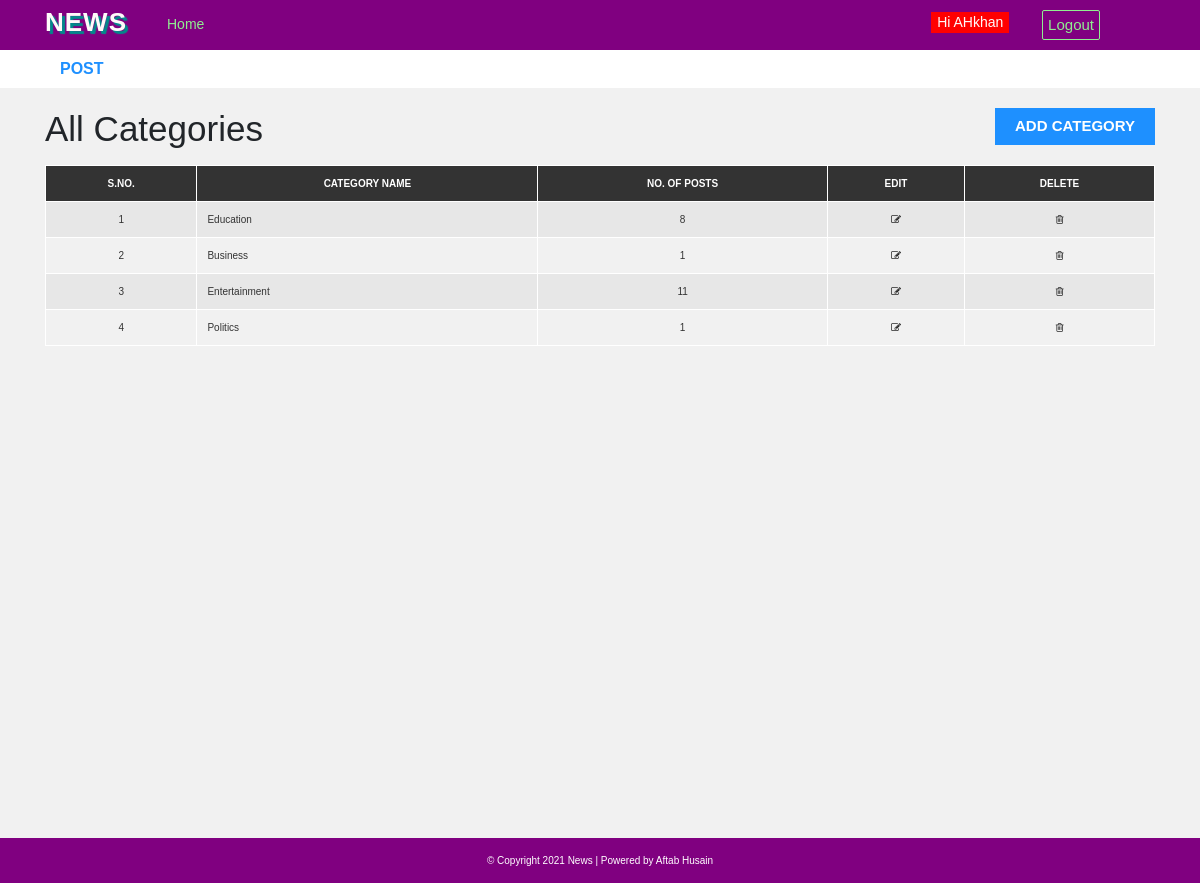
The page /admin/category.php (signed in) on the database its author committed.
### tables this page shows
CREATE TABLE `category` (
  `category_id` int(11) NOT NULL,
  `category_name` varchar(100) NOT NULL,
  `post` int(11) NOT NULL DEFAULT '0'
);

### admin/category.php (the view)
<?php include "header.php";
$sql="SELECT * FROM category";
$result=mysqli_query($conn,$sql);
$i=0;
if(mysqli_num_rows($result)>0){
?>
<div id="admin-content">
    <div class="container">
        <div class="row">
            <div class="col-md-10">
                <h1 class="admin-heading">All Categories</h1>
            </div>
            <div class="col-md-2">
                <a class="add-new" href="add-category.php">add category</a>
            </div>
            <div class="col-md-12">
                <table class="content-table">
                    <thead>
                        <th>S.No.</th>
                        <th>Category Name</th>
                        <th>No. of Posts</th>
                        <th>Edit</th>
                        <th>Delete</th>
                    </thead>
                    <tbody>
                        <?php
                       while($row=mysqli_fetch_assoc($result)){
                          $i=$i+1;
                        ?>
                        <tr>
                            <td><?php echo $i;?></td>
                            <td><?php echo $row['category_name'];?></td>
                            <td><?php echo $row['post'];?></td>
                            <td class='edit'><a href='update-category.php'><i class='fa fa-edit'></i></a></td>
                            <td class='delete'><a href='delete-category.php'><i class='fa fa-trash-o'></i></a></td>
                        </tr>
                      <?php }?>
                    </tbody>
                </table>
                <?php }?>
            </div>
        </div>
    </div>
</div>
<?php include "footer.php"; ?>

### css/style.css (style rules this page uses)
body { background: #f1f1f1; font-family: sans-serif,arial,Helvetica; }
a, a:hover, a:focus { text-decoration: none; outline: none; }
#admin-content { padding: 20px 0; min-height: 750px; }
#admin-content .admin-heading { font-size: 35px; margin: 0 0 15px; }
#admin-content .add-new { color: #fff; background-color: #1E90FF; font-size: 15px; font-weight: 600; text-align: center; text-transform: uppercase; padding: 7px 10px; display: block; transition: all 0.3s; }
#admin-content .content-table { border: 1px solid #000; width: 100%; margin: 0 0 20px; }
#admin-content .content-table thead { color: #fff; background-color: #333; }
#admin-content .content-table th { padding: 10px; border: 1px solid #fff; font-weight: 600; text-align: center; text-transform: uppercase; }
#admin-content .content-table tbody { color: #333; }
#admin-content .content-table tbody tr { background-color: #e7e7e7; }
#admin-content .content-table tbody tr:nth-child(even) { background-color: transparent; }
#admin-content .content-table tbody td { padding: 10px; border: 1px solid #fff; text-align: center; }
#admin-content .content-table tbody td:nth-child(2) { text-align: left; }
.id, .edit, .delete { text-align:center; }
i.fa { color:#222; }

### rows shown on the page
category: category_name "Education", post "8"
category: category_name "Business", post "1"
category: category_name "Entertainment", post "11"
category: category_name "Politics", post "1"

### other values the page prints
$_SESSION['username'] "AHkhan"
